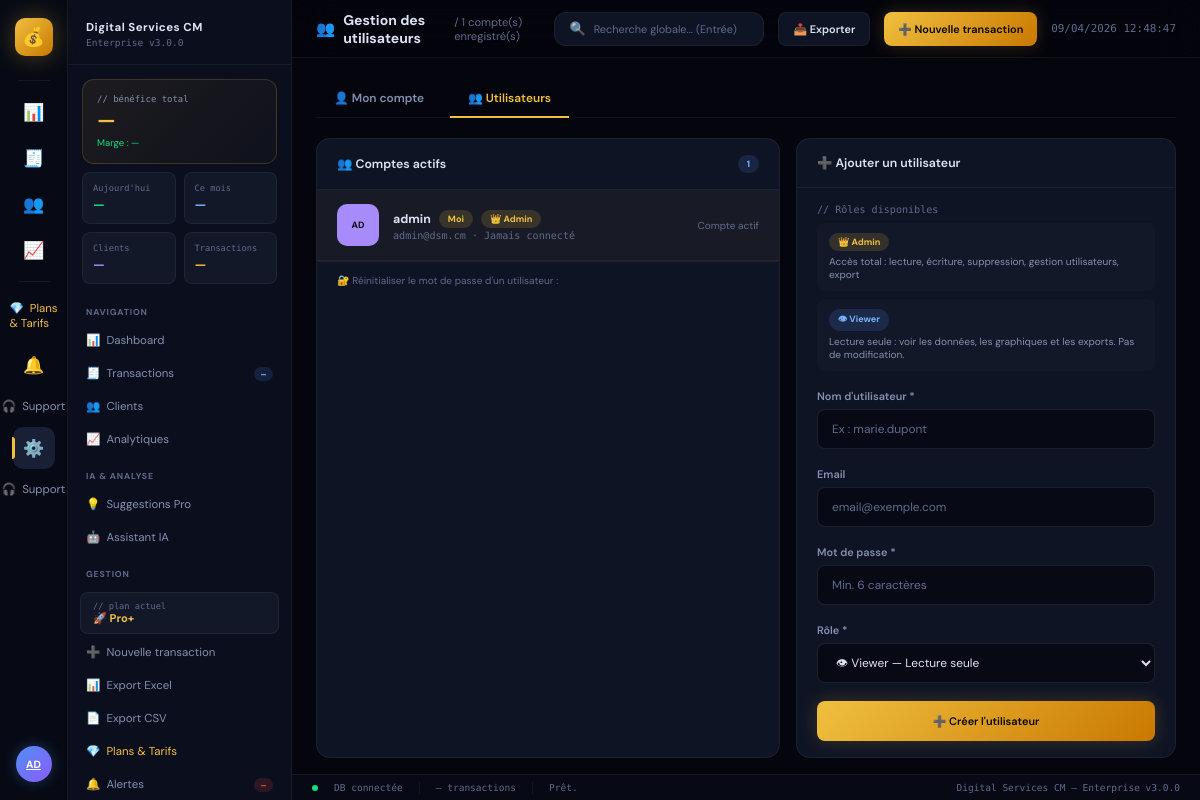
Page /settings/users (signed in) on the committed database.
### app/models.py (models this page shows, shortened)
class User(UserMixin, db.Model):
    __tablename__ = "users"
    id         = db.Column(db.Integer, primary_key=True)
    username   = db.Column(db.String(80),  unique=True, nullable=False)
    email      = db.Column(db.String(120), unique=True, nullable=False)
    password_h = db.Column(db.String(256), nullable=False)
    role       = db.Column(db.String(20),  default="admin")  # admin | viewer
    created_at = db.Column(db.DateTime, default=datetime.utcnow)
    last_login = db.Column(db.DateTime)

### app/routes/settings.py (the view)
@bp.route("/settings/users")
@login_required
def users():
    if current_user.role != "admin":
        flash("❌ Accès réservé à l'administrateur.", "error")
        return redirect(url_for("dashboard.index"))
    all_users = User.query.order_by(User.created_at.desc()).all()
    return render_template("settings/users.html",
        active="settings", users=all_users)

### app/models.py (called while the page is built)
    @property
    def plan_info(self) -> dict:
        return PLANS.get(self.plan, PLANS["free"])

    @property
    def days_left(self) -> int:
        if not self.expires_at:
            return 9999
        delta = self.expires_at - datetime.utcnow()
        return max(0, delta.days)

### app/services/billing.py (called while the page is built)
def get_active_sub(user_id: int) -> Subscription:
    sub = Subscription.query.filter_by(
        user_id=user_id, status="active"
    ).order_by(Subscription.started_at.desc()).first()
    if not sub:
        sub = Subscription(user_id=user_id, plan="free", status="active")
        db.session.add(sub)
        db.session.commit()
    return sub

def get_plan_context(user_id: int) -> dict:
    from app.models import Transaction
    sub   = get_active_sub(user_id)
    plan  = sub.plan_info
    limit = plan["tx_limit"]
    nb_tx = Transaction.query.count()
    pct   = round(nb_tx / limit * 100) if limit > 0 else 0
    return {
        "plan":      sub.plan,
        "plan_info": plan,
        "sub":       sub,
        "nb_tx":     nb_tx,
        "tx_limit":  limit,
        "tx_pct":    min(pct, 100),
        "is_free":   sub.plan == "free",
        "is_pro":    sub.plan in ("pro", "pro_plus"),
        "days_left": sub.days_left,
        "near_limit": limit > 0 and nb_tx >= limit * 0.8,  # 80% de la limite
        "at_limit":   limit > 0 and nb_tx >= limit,
    }

### templates/settings/users.html (shortened to what this page needs)
{% extends "base.html" %}
{% block page_icon %}👥{% endblock %}
{% block page_title %}Gestion des utilisateurs{% endblock %}
{% block page_sub %}/ {{ users|length }} compte(s) enregistré(s){% endblock %}
{% block content %}
<div style="display:flex;gap:8px;margin-bottom:20px;border-bottom:1px solid var(--border);padding-bottom:0">
  <a href="{{ url_for('settings.settings') }}"
     style="padding:10px 18px;font-size:.85rem;font-weight:600;text-decoration:none;
            border-bottom:2px solid transparent;color:var(--muted2);margin-bottom:-1px">
    👤 Mon compte
  </a>
  <a href="{{ url_for('settings.users') }}"
     style="padding:10px 18px;font-size:.85rem;font-weight:600;text-decoration:none;
            border-bottom:2px solid var(--gold);color:var(--gold);margin-bottom:-1px">
    👥 Utilisateurs
  </a>
</div>
<div style="display:grid;grid-template-columns:1fr 380px;gap:16px;max-width:1000px">
  <div class="card">
    <div class="card-header">
      <div class="card-title">👥 Comptes actifs</div>
      <span class="badge badge-blue">{{ users|length }}</span>
    </div>
    {% for u in users %}
    <div style="display:flex;align-items:center;gap:14px;
                padding:14px 20px;border-bottom:1px solid var(--border);
                {% if u.id == current_user.id %}background:rgba(240,192,64,.04){% endif %}">
      <div class="avatar" style="background:{{ u.username|av_color }};color:#060c14;
                                 width:42px;height:42px;border-radius:10px;flex-shrink:0">
        {{ u.username|initials }}
      </div>
      <div style="flex:1;min-width:0">
        <div style="display:flex;align-items:center;gap:8px">
          <span style="font-weight:700;font-size:.88rem">{{ u.username }}</span>
          {% if u.id == current_user.id %}
            <span class="badge badge-gold">Moi</span>
          {% endif %}
          <span class="badge {% if u.role=='admin' %}badge-gold{% else %}badge-blue{% endif %}">
            {{ '👑 Admin' if u.role == 'admin' else '👁 Viewer' }}
          </span>
        </div>
        <div style="font-size:.72rem;color:var(--muted);font-family:var(--mono);margin-top:2px">
          {{ u.email or 'Pas d\'email' }}
          {% if not u.last_login %}· Jamais connecté{% endif %}
        </div>
      </div>
      {% if u.id != current_user.id %}
      <div style="display:flex;gap:6px;flex-shrink:0">
        <form method="POST" action="{{ url_for('settings.change_role', uid=u.id) }}"
              style="display:inline">
          <input type="hidden" name="role"
                 value="{{ 'viewer' if u.role == 'admin' else 'admin' }}">
          <button type="submit" class="btn btn-ghost btn-sm"
                  title="{{ 'Rétrograder en Viewer' if u.role == 'admin' else 'Promouvoir Admin' }}"
                  onclick="return confirm('Changer le rôle de {{ u.username }} ?')">
            {{ '⬇️ Viewer' if u.role == 'admin' else '⬆️ Admin' }}
          </button>
        </form>
        <form method="POST" action="{{ url_for('settings.delete_user', uid=u.id) }}"
              style="display:inline"
              onsubmit="return confirm('Supprimer « {{ u.username }} » ? Irréversible.')">
          <button type="submit" class="btn btn-danger btn-sm">🗑</button>
        </form>
      </div>
      {% else %}
      <span style="font-size:.72rem;color:var(--muted)">Compte actif</span>
      {% endif %}
    </div>
    {% endfor %}
    <div style="padding:12px 20px;border-top:1px solid var(--border)">
      <div style="font-size:.72rem;color:var(--muted);margin-bottom:8px">
        🔐 Réinitialiser le mot de passe d'un utilisateur :
      </div>
    </div>
  </div>
  <div class="card" style="height:fit-content">
    <div class="card-header"><div class="card-title">➕ Ajouter un utilisateur</div></div>
    <div class="card-body">
      <div style="margin-bottom:18px">
        <div style="font-size:.72rem;color:var(--muted);font-family:var(--mono);margin-bottom:8px">
          // Rôles disponibles
        </div>
        <div style="display:flex;flex-direction:column;gap:8px">
          <div style="background:var(--card2);border-radius:8px;padding:10px 12px">
            <div style="display:flex;align-items:center;gap:8px;margin-bottom:4px">
              <span class="badge badge-gold">👑 Admin</span>
            </div>
            <div style="font-size:.72rem;color:var(--muted2)">
              Accès total : lecture, écriture, suppression, gestion utilisateurs, export
            </div>
          </div>
          <div style="background:var(--card2);border-radius:8px;padding:10px 12px">
            <div style="display:flex;align-items:center;gap:8px;margin-bottom:4px">
              <span class="badge badge-blue">👁 Viewer</span>
            </div>
            <div style="font-size:.72rem;color:var(--muted2)">
              Lecture seule : voir les données, les graphiques et les exports. Pas de modification.
            </div>
          </div>
        </div>
      </div>
      <form method="POST" action="{{ url_for('settings.add_user') }}">
        <div class="form-group">
          <label class="form-label">Nom d'utilisateur *</label>
          <input type="text" name="username" class="form-control"
                 placeholder="Ex : marie.dupont" required minlength="2">
        </div>
        <div class="form-group">
          <label class="form-label">Email</label>
          <input type="email" name="email" class="form-control"
                 placeholder="email@exemple.com">
        </div>
        <div class="form-group">
          <label class="form-label">Mot de passe *</label>
          <input type="password" name="password" class="form-control"
                 placeholder="Min. 6 caractères" required minlength="6">
        </div>
        <div class="form-group">
          <label class="form-label">Rôle *</label>
          <select name="role" class="form-control">
            <option value="viewer">👁 Viewer — Lecture seule</option>
          </select>
        </div>
        <button type="submit" class="btn btn-primary"
                style="width:100%;justify-content:center;height:40px">
          ➕ Créer l'utilisateur
        </button>
      </form>
    </div>
  </div>
</div>
{% endblock %}

### templates/base.html (shortened to what this page needs)
<!DOCTYPE html>
<html lang="fr">
<head>
<link rel="stylesheet" href="{{ url_for('static', filename='css/main.css') }}">
</head>
<body>
<div class="shell">
  <nav class="rail">
    <a href="{{ url_for('dashboard.index') }}" class="rail-logo" title="Accueil">💰</a>
    <div class="rail-sep"></div>
    {% set nav = [
      ('dashboard.index',    '📊', 'Dashboard',    'dashboard'),
      ('transactions.index', '🧾', 'Transactions', 'transactions'),
      ('clients.index',      '👥', 'Clients',      'clients'),
      ('analytics.index',    '📈', 'Analytiques',  'analytics'),
    ] %}
    {% for endpoint, icon, label, key in nav %}
    <a href="{{ url_for(endpoint) }}"
       class="rail-icon {% if active == key %}active{% endif %}">
      {{ icon }}
    </a>
    {% endfor %}
    <div class="rail-sep"></div>
    <a href="{{ url_for('billing.pricing') }}"
       class="sb-item {% if active == 'billing' %}active{% endif %}"
       style="color:var(--gold)">
      💎&nbsp;&nbsp;Plans & Tarifs
    </a>
    <a href="{{ url_for('settings.alerts') }}"
       class="rail-icon {% if active == 'alerts' %}active{% endif %}"
       style="position:relative">
      🔔
    </a>
    <a href="{{ url_for('support.index') }}"
       class="sb-item {% if active == 'support' %}active{% endif %}">
      🎧&nbsp;&nbsp;Support
    </a>
    <a href="{{ url_for('settings.settings') }}"
       class="rail-icon {% if active == 'settings' %}active{% endif %}">
      ⚙️
    </a>
    <a href="{{ url_for('support.index') }}"
       class="sb-item {% if active == 'support' %}active{% endif %}">
      🎧&nbsp;&nbsp;Support
    </a>
    <a href="{{ url_for('settings.settings') }}"
       class="rail-avatar"
       title="{{ current_user.username if current_user.is_authenticated else '' }}">
      {{ current_user.username[:2].upper() if current_user.is_authenticated else 'AX' }}
    </a>
  </nav>
  <aside class="sidebar">
    <div class="sb-header">
      <h2>Digital Services CM</h2>
      <p>Enterprise v3.0.0</p>
    </div>
    <div class="sb-kpi">
      <div class="sb-kpi-label">// bénéfice total</div>
      <div class="sb-kpi-val" id="sb-total-val">—</div>
      <div class="sb-kpi-sub" id="sb-marge-val">Marge : —</div>
    </div>
    <div class="sb-mini-grid">
      <div class="sb-mini">
        <div class="sb-mini-label">Aujourd'hui</div>
        <div class="sb-mini-val text-success" id="sb-jour">—</div>
      </div>
      <div class="sb-mini">
        <div class="sb-mini-label">Ce mois</div>
        <div class="sb-mini-val text-blue" id="sb-mois">—</div>
      </div>
      <div class="sb-mini">
        <div class="sb-mini-label">Clients</div>
        <div class="sb-mini-val text-violet" id="sb-clients">—</div>
      </div>
      <div class="sb-mini">
        <div class="sb-mini-label">Transactions</div>
        <div class="sb-mini-val text-gold" id="sb-txs">—</div>
      </div>
    </div>
    <div class="sb-section">Navigation</div>
    {% for endpoint, icon, label, key in nav %}
    <a href="{{ url_for(endpoint) }}"
       class="sb-item {% if active == key %}active{% endif %}">
      {{ icon }}&nbsp;&nbsp;{{ label }}
      {% if key == 'transactions' %}
        <span class="sb-badge blue" id="sb-badge-tx">—</span>
      {% endif %}
    </a>
    {% endfor %}
    <div class="sb-section">IA & Analyse</div>
    <a href="{{ url_for('ai.suggestions') }}"
       class="sb-item {% if active == 'ai_suggestions' %}active{% endif %}"
       style="{% if not plan_ctx or plan_ctx.is_free %}opacity:.5{% endif %}">
      💡&nbsp;&nbsp;Suggestions Pro
    </a>
    <a href="{{ url_for('ai.chat') }}"
       class="sb-item {% if active == 'ai_chat' %}active{% endif %}"
       style="{% if not plan_ctx or plan_ctx.plan != 'pro_plus' %}opacity:.5{% endif %}">
      🤖&nbsp;&nbsp;Assistant IA
    </a>
    <div class="sb-section">Gestion</div>
    <div style="margin:6px 12px 2px;padding:8px 12px;background:var(--card2);border-radius:8px;border:1px solid var(--border)">
      <div style="font-size:.62rem;color:var(--muted);font-family:var(--mono)">// plan actuel</div>
      <div style="font-size:.8rem;font-weight:700;color:{{ plan_ctx.plan_info.color if plan_ctx else 'var(--muted)' }}">
        {{ plan_ctx.plan_info.icon if plan_ctx else '🆓' }}
        {{ plan_ctx.plan_info.name if plan_ctx else 'Gratuit' }}
      </div>
    </div>
    <a href="{{ url_for('transactions.add') }}" class="sb-item">➕&nbsp;&nbsp;Nouvelle transaction</a>
    <a href="{{ url_for('transactions.export_excel_route') }}" class="sb-item">📊&nbsp;&nbsp;Export Excel</a>
    <a href="{{ url_for('transactions.export_csv_route') }}" class="sb-item">📄&nbsp;&nbsp;Export CSV</a>
    <a href="{{ url_for('billing.pricing') }}"
       class="sb-item {% if active == 'billing' %}active{% endif %}"
       style="color:var(--gold)">
      💎&nbsp;&nbsp;Plans & Tarifs
    </a>
    <a href="{{ url_for('settings.alerts') }}"
       class="sb-item {% if active == 'alerts' %}active{% endif %}">
      🔔&nbsp;&nbsp;Alertes
      <span class="sb-badge red" id="sb-badge-alerts">—</span>
    </a>
  </aside>
  <div class="content">
    <header class="topbar">
      <div class="topbar-title">
        <span class="page-icon">{% block page_icon %}📊{% endblock %}</span>
        {% block page_title %}Dashboard{% endblock %}
        <span class="page-sub">{% block page_sub %}{% endblock %}</span>
      </div>
      <div class="topbar-search">
        <span style="color:var(--muted);font-size:13px">🔍</span>
        <input type="text" id="global-search"
               placeholder="Recherche globale... (Entrée)" autocomplete="off">
      </div>
      {% block topbar_actions %}
      <a href="{{ url_for('transactions.export_excel_route') }}" class="btn btn-ghost">📥 Exporter</a>
      {% endblock %}
      <a href="{{ url_for('transactions.add') }}" class="btn btn-primary">➕ Nouvelle transaction</a>
      <span class="text-mono text-muted text-sm" id="clock"></span>
    </header>
    <main class="page-scroll">
      {% block content %}{% endblock %}
    </main>
    <footer class="statusbar">
      <div class="status-dot"></div>
      <span>DB connectée</span>
      <span id="status-tx">— transactions</span>
      <span id="status-msg">Prêt.</span>
      <span style="margin-left:auto">Digital Services CM — Enterprise v3.0.0</span>
    </footer>
  </div>
</div>
</body>
</html>

### rows in the picture
User: username "AD", username|initials "AD", username "admin", shows "Moi", role "👑 Admin", email "admin@dsm.cm", shows "· Jamais connecté", shows "Compte actif"

### other values in the picture
{{ icon }} "📊" "🧾" "👥" "📈"
{{ label }} "Dashboard" "Transactions" "Clients" "Analytiques"
{{ plan_ctx.plan_info.icon if plan_ctx else '🆓' }} "🚀"
{{ plan_ctx.plan_info.name if plan_ctx else 'Gratuit' }} "Pro+"
{{ users|length }} "1"
